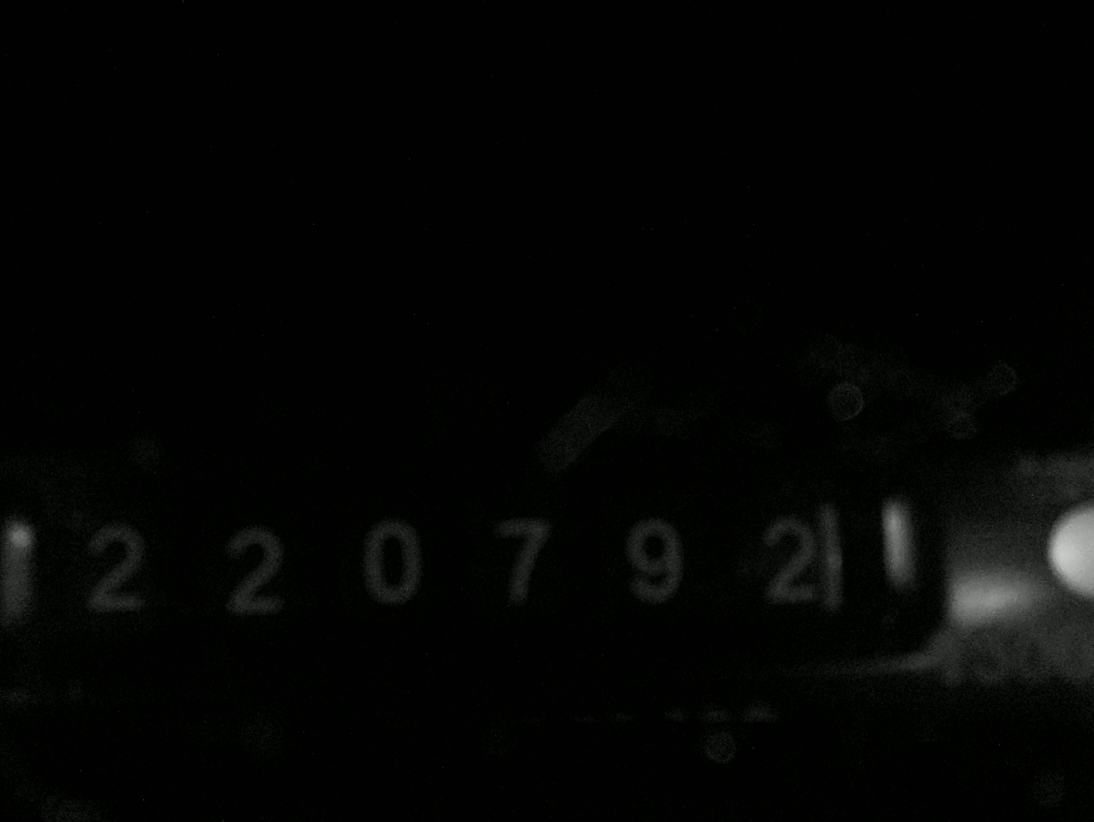
#> input picture python/ocr-sample/training_data/220792.jpg, 3280 x 2464 px (shown at 1/3 size)
$ python app.py training_data/220792.jpg
#> lines starting #> are read from the running program, lines starting #| are printed output that depends on the picture
#!/usr/bin/env python3
import argparse
import pdb
import pytesseract
from PIL import Image, ImageEnhance, ImageFilter, ImageOps

temp_image_loc = '/tmp/enhanced_img_tmp.jpg'
confidence_interval = 50


def parseargs():
    # init parser and def dict to hold values
    parser = argparse.ArgumentParser()
    args_dict = {}

    # define 'file' as an argument
    parser.add_argument("file")
    args = parser.parse_args()

    return args

def enhance_image(file):
    # Load the image
#> called with file = 'training_data/220792.jpg'
    image_path = str(file)
    image = Image.open(image_path)
#> image is the input picture: PIL image 3280x2464 RGB; mean R, G, B 3.6, 5.1, 3.4

    # Convert to greyscale
    image = image.convert("L")
#> image: PIL image 3280x2464 L

    # Resize the image (e.g., reduce to half the size)
    image = image.resize((image.width // 2, image.height // 2))
#> image: PIL image 1640x1232 L

    # Crop the image to improve model focus
    bounding_box = (94, 703, 1230, 947)
    image = image.crop(bounding_box)
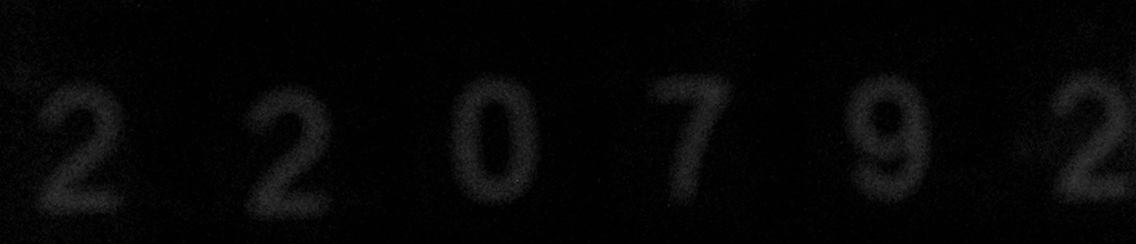
#> image: PIL image 1136x244 L; min 0, max 85, mean 5.8

    # Invert the colors
    inverted_image = ImageOps.invert(image)
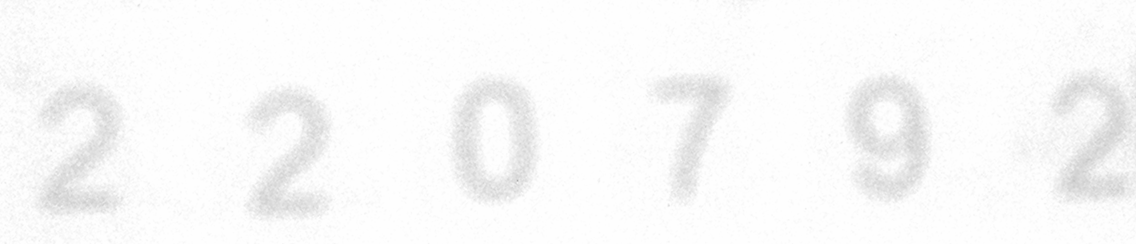
#> inverted_image: PIL image 1136x244 L; min 170, max 255, mean 249.2

    # Blurring removes a lot of noise
    blurred_image = inverted_image.filter(ImageFilter.GaussianBlur(3)) # v1 value

    # Enhance contrast
    enhancer = ImageEnhance.Contrast(blurred_image)
    enhanced_image = enhancer.enhance(9)  # v1 value
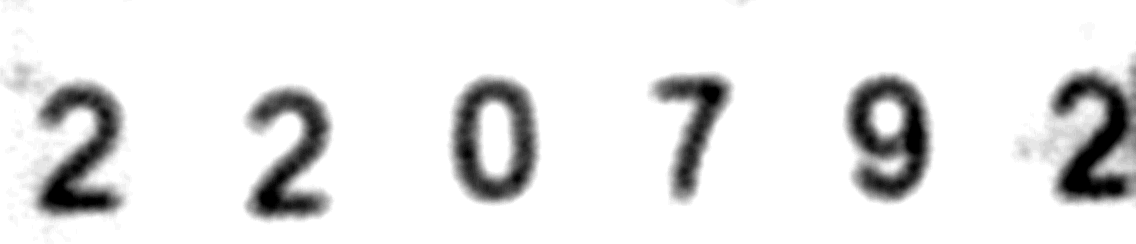
#> enhanced_image: PIL image 1136x244 L; min 0, max 255, mean 228.7

    # Save or show the processed image
    enhanced_image.save(temp_image_loc)  # Save the image

    # DEBUGGNG PURPOSES
    #enhanced_image.show()
    #pdb.set_trace()

def read_image(args):
    # Load the image
    image = Image.open(temp_image_loc)

    # Set the configuration to recognize only digits
    # psm6 assumes a uniform block of text. restrict characters to numeric
    custom_config = r'--oem 3 --psm 6 -c tessedit_char_whitelist=0123456789'

    # dict output seems necessary to obtain both the text and the confidence interval
    data = pytesseract.image_to_data(image, config=custom_config, output_type=pytesseract.Output.DICT)

    # Nums are only stored in the last entry.
    text_res = data['text'][-1]
    conf_res = data['conf'][-1]

    # If values fully match:
    #    i.e. are ~6 digits long and are within tolerance.
    if len(text_res) == 6 and int(conf_res) > confidence_interval:
        # Print file name:
        #print("\n", args.file)
        # print recognized text with confidence
        print(f"{args.file}: {text_res[0]}{text_res[1]}{text_res[2]}{text_res[3]}{text_res[4]}[{text_res[5]}] confidence: {conf_res}%")

def main():
    args = parseargs()
    #print(args.file)

    # Pass file to image enhancer
    enhance_image(args.file)

    #read_image()
    read_image(args)
#> (the call stopped at in read_image, `data = pytesseract.image_to_data(image, config=custom_config, output_t..`: pytesseract is not available in this run)


if __name__ == '__main__':
    main()

$ run again, on python/ocr-sample/training_data/221901.jpg
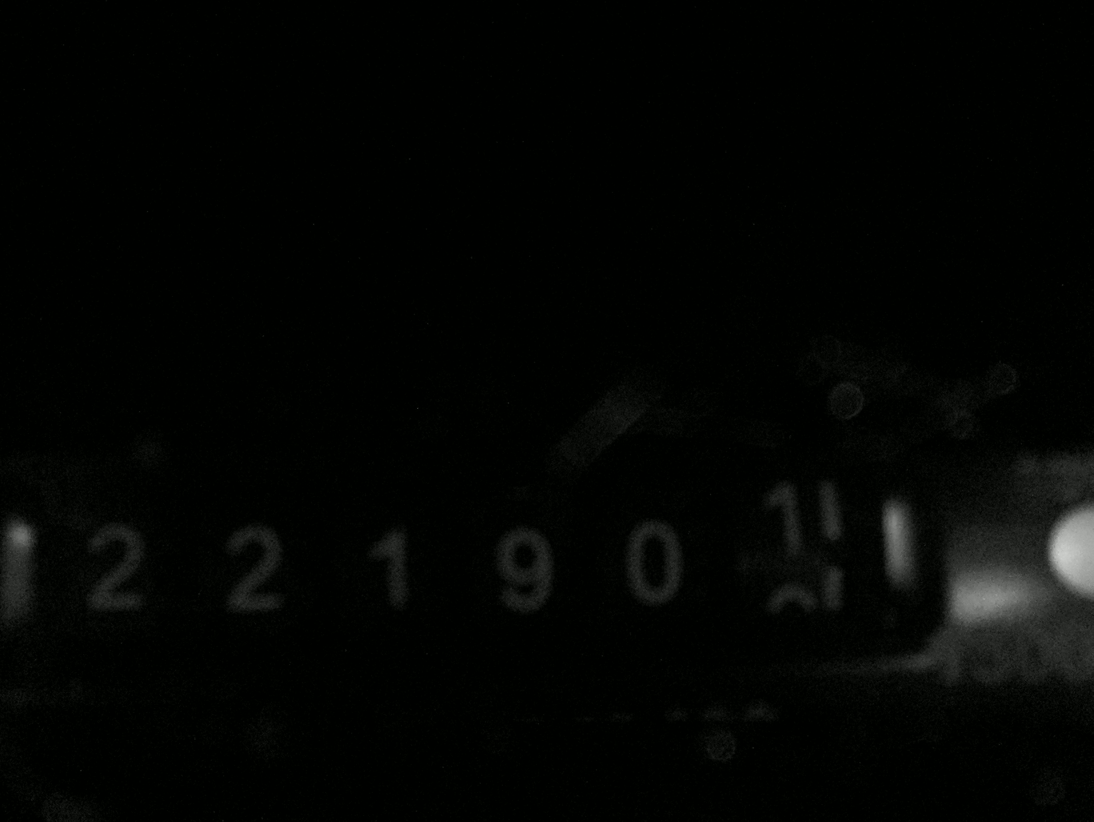
#> input picture python/ocr-sample/training_data/221901.jpg, 3280 x 2464 px (shown at 1/3 size)
#> in enhance_image, image is the input picture: PIL image 3280x2464 RGB; mean R, G, B 3.6, 5.1, 3.3
#> in enhance_image, `image = image.crop(bounding_box)`:
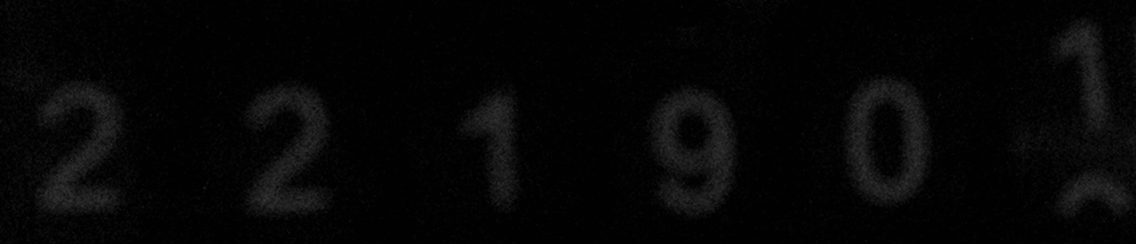
#> image: PIL image 1136x244 L; min 0, max 52, mean 5.6
#> in enhance_image, `enhanced_image = enhancer.enhance(9)`:
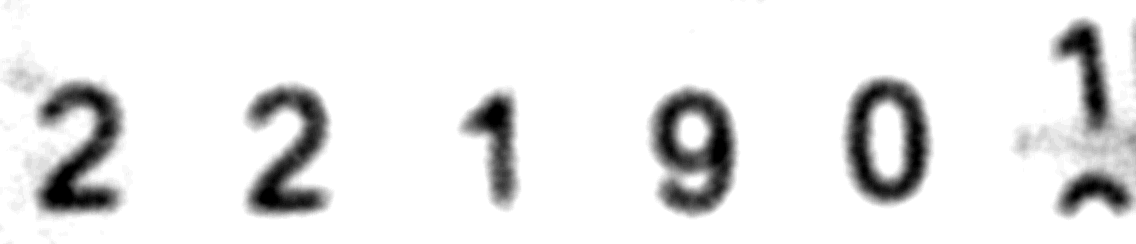
#> enhanced_image: PIL image 1136x244 L; min 0, max 255, mean 230.2
